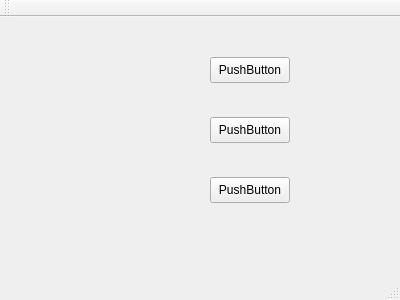
<?xml version="1.0" encoding="UTF-8"?>
<ui version="4.0">
 <class>MainWindow</class>
 <widget class="QMainWindow" name="MainWindow">
  <property name="geometry">
   <rect>
    <x>0</x>
    <y>0</y>
    <width>400</width>
    <height>300</height>
   </rect>
  </property>
  <property name="windowTitle">
   <string>MainWindow</string>
  </property>
  <widget class="QWidget" name="centralWidget">
   <widget class="QPushButton" name="pushButton">
    <property name="geometry">
     <rect>
      <x>210</x>
      <y>40</y>
      <width>80</width>
      <height>26</height>
     </rect>
    </property>
    <property name="text">
     <string>PushButton</string>
    </property>
   </widget>
   <widget class="QPushButton" name="pushButton_2">
    <property name="geometry">
     <rect>
      <x>210</x>
      <y>100</y>
      <width>80</width>
      <height>26</height>
     </rect>
    </property>
    <property name="text">
     <string>PushButton</string>
    </property>
   </widget>
   <widget class="QPushButton" name="pushButton_3">
    <property name="geometry">
     <rect>
      <x>210</x>
      <y>160</y>
      <width>80</width>
      <height>26</height>
     </rect>
    </property>
    <property name="text">
     <string>PushButton</string>
    </property>
   </widget>
  </widget>
  <widget class="QMenuBar" name="menuBar">
   <property name="geometry">
    <rect>
     <x>0</x>
     <y>0</y>
     <width>400</width>
     <height>23</height>
    </rect>
   </property>
  </widget>
  <widget class="QToolBar" name="mainToolBar">
   <attribute name="toolBarArea">
    <enum>TopToolBarArea</enum>
   </attribute>
   <attribute name="toolBarBreak">
    <bool>false</bool>
   </attribute>
  </widget>
  <widget class="QStatusBar" name="statusBar"/>
 </widget>
 <layoutdefault spacing="6" margin="11"/>
 <resources/>
 <connections/>
</ui>
